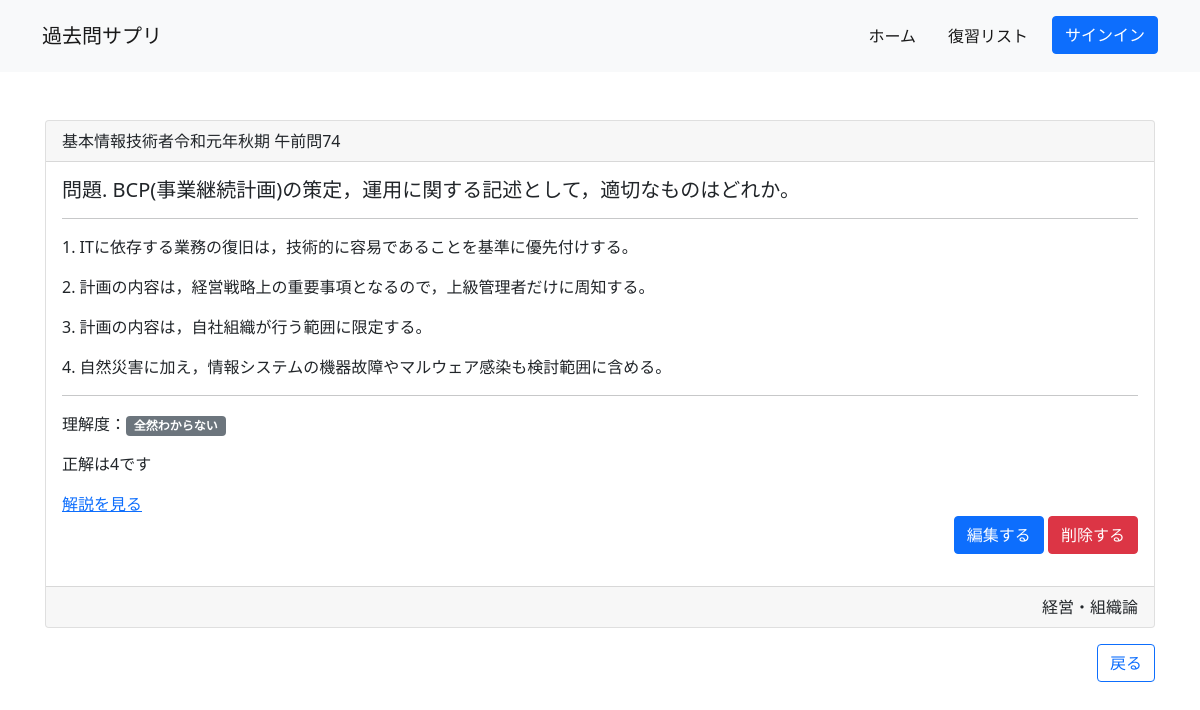
The page /detail/29 on the database its author committed.
### exam/models.py (models this page shows, shortened)
class Question(models.Model):
    question = models.CharField(max_length=255)
    filed = models.CharField(max_length=50)
    choice1 = models.CharField(max_length=255)
    choice2 = models.CharField(max_length=255)
    choice3 = models.CharField(max_length=255)
    choice4 = models.CharField(max_length=255)
    answer = models.IntegerField(default=0)
    title = models.CharField(max_length=50)
    url = models.URLField()
    comprehension = models.CharField(max_length=10)
    created = models.DateTimeField(default=timezone.now())

### exam/views.py (the view)
# urls.py: path('detail/<int:pk>',views.QuizDetailView.as_view(),name='detail'),
class QuizDetailView(DetailView):
    template_name = 'exam/detail.html'
    model = Question

### templates/exam/detail.html
{% extends 'exam/base.html' %}
{% block content %}
<div class="container pt-5">
    <div class="card mb-3" >
        <div class="card-header">
          {{object.title}}
        </div>
        <div class="card-body">
          <h5 class="card-title">問題. {{object.question}}</h5>
          <hr>
          <p class="card-text">1. {{object.choice1}}</p>
          <p class="card-text">2. {{object.choice2}}</p>
          <p class="card-text">3. {{object.choice3}}</p>
          <p class="card-text">4. {{object.choice4}}</p>
          <hr>
          <p class="card-text">理解度：<span class="badge bg-secondary">{{question.comprehension}}</span></p>
          <p>正解は{{object.answer}}です</p>
          <a href="{{'object.url'}}" target="_blank">解説を見る</a>
          <p class="text-end"><a class="btn btn-primary" href="{% url 'exam:update' object.pk%}">編集する</a> <a class="btn btn-danger" href="{% url 'exam:delete' object.pk%}">削除する</a></p>
        </div>
        <div class="card-footer text-end">
            {{object.filed}}
        </div>
    </div>
    <p class="text-end"><a href="{% url 'exam:list'%}" class="btn btn-outline-primary">戻る</a></p>
</div>
{% endblock content %}

### static/css/style.css (style rules this page uses)
*, *::before, *::after { box-sizing: border-box; }
a { color: #333; text-decoration: none; }
body { width: 100%; font-family: sans-serif; }
body > .container { padding: 60px 15px 0; }

### rows shown on the page
Question: title "基本情報技術者令和元年秋期 午前問74", question "BCP(事業継続計画)の策定，運用に関する記述として，適切なものはどれか。", choice1 "ITに依存する業務の復旧は，技術的に容易であることを基準に優先付けする。", choice2 "計画の内容は，経営戦略上の重要事項となるので，上級管理者だけに周知する。", choice3 "計画の内容は，自社組織が行う範囲に限定する。", choice4 "自然災害に加え，情報システムの機器故障やマルウェア感染も検討範囲に含める。", comprehension "全然わからない", answer "4", filed "経営・組織論"
